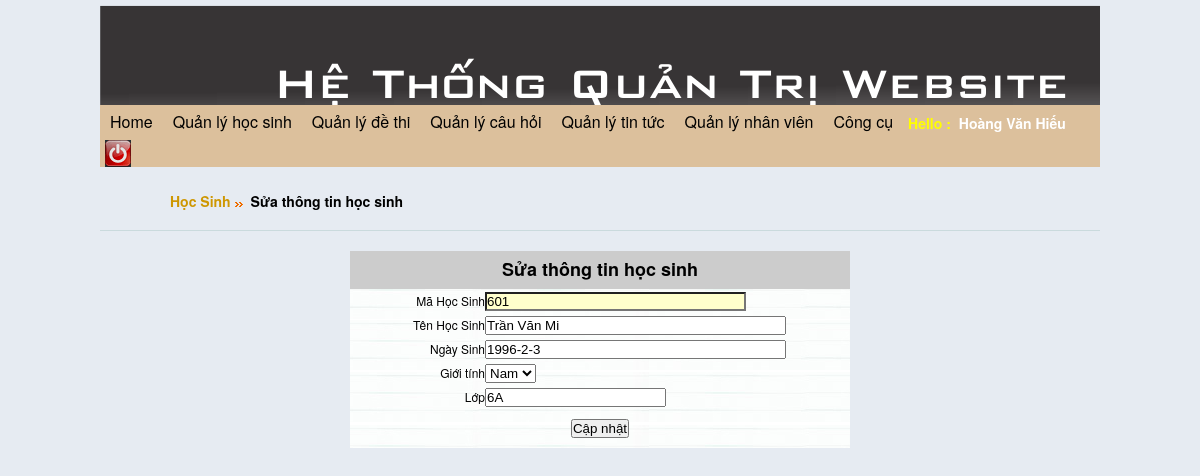
The app's page /admin/index.php?menu=hocsinh_edit&idhs=601 (signed in) with its own data.
### tables this page shows
CREATE TABLE IF NOT EXISTS `tbl_hocsinh` (
  `idhs` varchar(20) NOT NULL,
  `hoten` varchar(100) NOT NULL,
  `pass` varchar(100) NOT NULL,
  `ngaysinh` varchar(100) NOT NULL,
  `gioitinh` varchar(100) NOT NULL,
  `diachi` varchar(100) NOT NULL,
  `khoi` varchar(50) NOT NULL,
  `lop` varchar(50) NOT NULL,
  PRIMARY KEY (`idhs`)
);

### admin/hocsinh_edit.php (the view, shortened to what this page needs)
<link rel="stylesheet" href="febe/style.css" type="text/css" media="screen" charset="utf-8">
<?php
	$idhs=$_GET['idhs'];
	$results = mysql_query("SELECT * FROM tbl_hocsinh WHERE idhs='$idhs'");
	while($rows = mysql_fetch_array($results))
	  {
	  $idhs=$rows['idhs'];
	  $hoten=$rows['hoten'];
	  $ngaysinh=$rows['ngaysinh'];
	  $gioitinh=$rows['gioitinh'];
	  $lop=$rows['lop'];
	  }
?>
<div style="margin:20px 70px 10px; font-size:14px;">
<font size="2" face="Tahoma"><b><a href="?menu=hocsinh_list">Học Sinh</a><img src="images/bl3.gif" border="0" /> Sửa thông tin học sinh</b></font></div>
<hr size="1" color="#cadadd" style="margin:15px auto;" />
<form action="?menu=hocsinh_saveedit" method="post">
  <table width="500" border="0" align="center"  cellpadding="0" cellspacing="0" background="images/body.png" class="form1">
    <tr>
     <td bgcolor="#CCCCCC"  height="38px"colspan="2" align="center" class="style1">Sửa thông tin học sinh</td>
    </tr>
   <tr>
	<td width="27%" class="tbltitle" style="text-align: right">Mã Học Sinh</td>
    <td width="73%"> <input size=30 type="text" name="idhs" readonly="readonly" style="background-color:#FFFFCC" value="<?php echo $idhs?>"></td>
	</tr>
	<tr>
	<td class="tbltitle" style="text-align: right">Tên Học Sinh</td>
   <td> <input size=35 type="text" name="hoten" value="<?php echo $hoten?>"></td>
  <tr>
    <td class="tbltitle" style="text-align: right">Ngày Sinh</td>
    <td><input size=35 type="text" name="ngaysinh" value="<?php echo $ngaysinh?>"/></td>
  </tr>
    <tr>
      <td class="tbltitle2" style="text-align: right">Giới tính</td>
	<td>
	  <select name="gioitinh" id="gioitinh">
      <?php
	  if ( $gioitinh==Nam)
	  {?>
	    <option selected="selected" value="<?php echo $gioitinh?>">Nam</option>
        <?php
	  }else
	  {?>
		 <option selected="selected" value="<?php echo $gioitinh?>">Nữ</option>
        <option value="Nam">Nam</option>
	  <?php
      }?>
	    </select></td>
    </tr>
    <tr>
      <td class="tbltitle2" style="text-align: right">Lớp</td>
	<td><input size=20 type="text" name="lop" value="<?php echo $lop?>"/></td>
    </tr>
    <tr>
      <td colspan="2" style="padding: 10px 0px 10px 0px" align="center"><label>
        <input type="submit" name="edit" id="edit" value="Cập nhật" onclick="" />
      </label></td>
    </tr>
  </table>
</form>

### admin/css/style.css (style rules this page uses)
@media screen { * { margin: 0; padding: 0; } }
@media screen { html, body, div, span, applet, object, iframe, h1, h2, h3, h4, h5, h6, p, blockquote, pre, a, abbr, acronym, address, big, cite, code, del, dfn, em, font, img, ins, kbd, q, s, samp, small, strike, strong, sub, sup, tt, var, dl, dt, dd, ol, ul, li, fieldset, form, label, legend, table, caption, tbody, tfoot, thead, tr, th, td { margin: 0; padding: 0; border: 0; outline: 0; font-weight: inherit; font-style: inherit; font-size: 100%; font-family: inherit; vertical-align: baseline; } }
@media screen { body { font: 12px/2 "Helvetica Neue",Helvetica,Arial,sans-serif; background:url(../images/bg.png); margin:0; } }
@media screen { a { color: #ce9702; text-decoration: none; } }

### admin/febe/style.css (style rules this page uses)
body { background: #E6EBF2; font-size: 12px; }

### admin/hocsinh_edit.php (style rules this page uses)
.form1 { margin:20px 250px auto; }

### records on screen
tbl_hocsinh: idhs "601", hoten "Trần Văn Mi", ngaysinh "1996-2-3", gioitinh "Nam", lop "6A"

### other values on screen
$_SESSION['USER'] "Hoàng Văn Hiếu"
